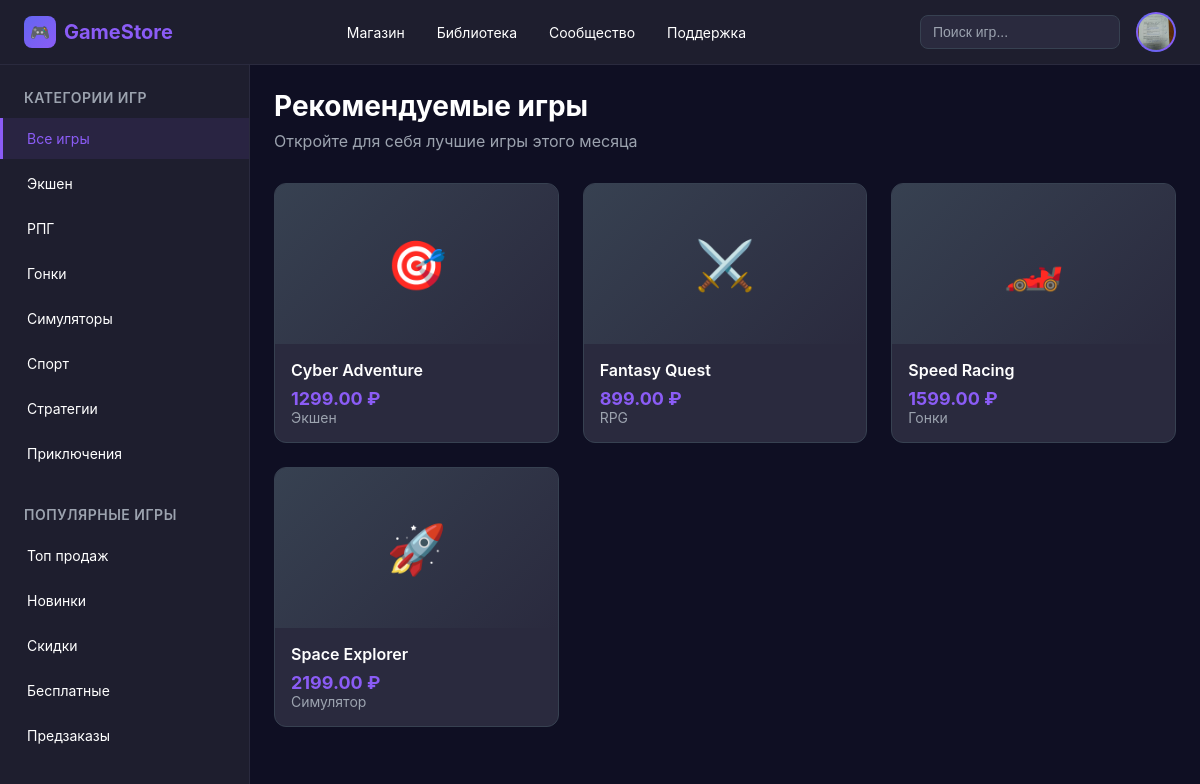
The page /dashboard/ (signed in) on the database its author committed.
### accounts/models.py (models this page shows, shortened)
class Profile(models.Model):
    user = models.OneToOneField(User, on_delete=models.CASCADE, related_name='profile')
    avatar = models.ImageField(upload_to='avatars/', null=True, blank=True)
    balance = models.DecimalField(max_digits=10, decimal_places=2, default=0.00)  # Добавлено поле баланса

class Game(models.Model):
    title = models.CharField(max_length=100)
    description = models.TextField()
    price = models.DecimalField(max_digits=10, decimal_places=2)
    genre = models.CharField(max_length=50)
    developer = models.CharField(max_length=100)
    release_date = models.DateTimeField()
    icon = models.CharField(max_length=10)

### myproject/views.py (the view)
# urls.py: path('dashboard/', views.dashboard_view, name='dashboard'),
@login_required(login_url='login')
def dashboard_view(request):
    user = request.user
    category = request.GET.get('category', 'all')
    if category == 'all':
        games = Game.objects.all()
    else:
        games = Game.objects.filter(genre__iexact=category)
    if not hasattr(user, 'profile'):
        Profile.objects.create(user=user)
    if user.first_name and user.last_name:
        initials = user.first_name[0].upper() + user.last_name[0].upper()
        full_name = f"{user.first_name} {user.last_name}"
    else:
        initials = user.username[0].upper() + (user.username[1].upper() if len(user.username) > 1 else 'U')
        full_name = user.username
    games_data = []
    for game in games:
        games_data.append({
            'id': game.id,
            'title': game.title,
            'price': game.price,
            'genre': game.genre,
            'icon': game.icon,
            'developer': game.developer
        })
    context = {
        'user': user,
        'user_name': user.first_name or user.username,
        'initials': initials,
        'full_name': full_name,
        'display_email': user.email or 'Не указан',
        'games': games_data,
        'current_category': category
    }
    return render(request, 'dashboard.html', context)

### myproject/templates/dashboard.html (shortened to what this page needs)
<!DOCTYPE html>
<html lang="ru">
<head>
</head>
<body>
    <header class="header">
        <div class="logo">
            <div class="logo-icon">🎮</div>
            GameStore
        </div>
        <nav>
            <ul class="nav-menu">
                <li><a href="/dashboard/">Магазин</a></li>
                <li><a href="/library/">Библиотека</a></li>
                <li><a href="/community/">Сообщество</a></li>
                <li><a href="/support/">Поддержка</a></li>
            </ul>
        </nav>
        <div class="user-actions">
            <input type="text" class="search-box" placeholder="Поиск игр...">
            <div class="user-dropdown">
                <div class="user-avatar" id="userAvatar">
                    {% if user.profile.avatar %}
                        <img src="{{ user.profile.avatar.url }}" alt="Аватар" style="width: 100%; height: 100%; object-fit: cover; border-radius: 50%;">
                    {% else %}
                        {{ initials }}
                    {% endif %}
                </div>
            </div>
        </div>
    </header>
    <div class="main-layout">
        <aside class="sidebar">
            <div class="sidebar-section">
    <h3 class="sidebar-title">Категории игр</h3>
    <ul class="sidebar-menu">
        <li><a href="?category=all" class="{% if current_category == 'all' %}active{% endif %}">Все игры</a></li>
        <li><a href="?category=Экшен" class="{% if current_category == 'Экшен' %}active{% endif %}">Экшен</a></li>
        <li><a href="?category=RPG" class="{% if current_category == 'RPG' %}active{% endif %}">РПГ</a></li>
        <li><a href="?category=Гонки" class="{% if current_category == 'Гонки' %}active{% endif %}">Гонки</a></li>
        <li><a href="?category=Симулятор" class="{% if current_category == 'Симулятор' %}active{% endif %}">Симуляторы</a></li>
        <li><a href="?category=Спорт" class="{% if current_category == 'Спорт' %}active{% endif %}">Спорт</a></li>
        <li><a href="?category=Стратегии" class="{% if current_category == 'Стратегии' %}active{% endif %}">Стратегии</a></li>
        <li><a href="?category=Приключения" class="{% if current_category == 'Приключения' %}active{% endif %}">Приключения</a></li>
    </ul>
</div>
            <div class="sidebar-section">
                <h3 class="sidebar-title">Популярные игры</h3>
                <ul class="sidebar-menu">
                    <li><a href="#">Топ продаж</a></li>
                    <li><a href="#">Новинки</a></li>
                    <li><a href="#">Скидки</a></li>
                    <li><a href="#">Бесплатные</a></li>
                    <li><a href="#">Предзаказы</a></li>
                </ul>
            </div>
        </aside>
        <main class="main-content">
            <div class="content-header">
                <h1 class="content-title">Рекомендуемые игры</h1>
                <p class="content-subtitle">Откройте для себя лучшие игры этого месяца</p>
            </div>
        <div class="games-grid">
            {% for game in games %}
            <div class="game-card">
                <div class="game-image">{{ game.icon }}</div>
                <div class="game-info">
                    <h3 class="game-title">{{ game.title }}</h3>
                    <div class="game-price">{{ game.price }} ₽</div>
                    <div class="game-genre">{{ game.genre }}</div>
                </div>
            </div>
            {% endfor %}
        </div>
        </main>
    </div>
</body>
</html>

### myproject/templates/dashboard.html (style rules this page uses)
* { margin: 0; padding: 0; box-sizing: border-box; }
body { font-family: -apple-system, BlinkMacSystemFont, 'Segoe UI', Roboto, sans-serif; background: #0F0F23; color: #FFFFFF; min-height: 100vh; display: flex; flex-direction: column; }
.header { background: #1E1E2E; border-bottom: 1px solid #2A2A3E; padding: 12px 24px; display: flex; align-items: center; justify-content: space-between; position: sticky; top: 0; z-index: 100; }
.logo { display: flex; align-items: center; gap: 8px; font-size: 20px; font-weight: 700; color: #8B5CF6; }
.logo-icon { width: 32px; height: 32px; background: linear-gradient(135deg, #6366F1 0%, #8B5CF6 100%); border-radius: 8px; display: flex; align-items: center; justify-content: center; font-size: 16px; }
.nav-menu { display: flex; gap: 32px; list-style: none; }
.nav-menu a { color: #FFFFFF; text-decoration: none; font-size: 14px; transition: color 0.2s ease; }
.user-actions { display: flex; align-items: center; gap: 16px; }
.search-box { background: #2A2A3E; border: 1px solid #374151; border-radius: 8px; padding: 8px 12px; color: #FFFFFF; font-size: 14px; width: 200px; }
.search-box::placeholder { color: #9CA3AF; }
.user-dropdown { position: relative; }
.user-avatar { width: 40px; height: 40px; background: linear-gradient(135deg, #6366F1 0%, #8B5CF6 100%); border-radius: 50%; display: flex; align-items: center; justify-content: center; font-size: 16px; font-weight: 600; cursor: pointer; transition: all 0.2s ease; border: 2px solid transparent; }
.main-layout { display: flex; flex: 1; }
.sidebar { width: 250px; background: #1E1E2E; border-right: 1px solid #2A2A3E; padding: 24px 0; overflow-y: auto; }
.sidebar-section { margin-bottom: 32px; }
.sidebar-title { font-size: 14px; font-weight: 600; color: #9CA3AF; padding: 0 24px 12px; text-transform: uppercase; letter-spacing: 0.5px; }
.sidebar-menu { list-style: none; }
.sidebar-menu li { margin-bottom: 4px; }
.sidebar-menu a { display: block; padding: 12px 24px; color: #FFFFFF; text-decoration: none; font-size: 14px; transition: all 0.2s ease; border-left: 3px solid transparent; }
.sidebar-menu a:hover, .sidebar-menu a.active { background: rgba(139, 92, 246, 0.1); border-left-color: #8B5CF6; color: #8B5CF6; }
.main-content { flex: 1; padding: 24px; overflow-y: auto; }
.content-header { margin-bottom: 32px; }
.content-title { font-size: 28px; font-weight: 700; margin-bottom: 8px; }
.content-subtitle { color: #9CA3AF; font-size: 16px; }
.games-grid { display: grid; grid-template-columns: repeat(auto-fill, minmax(280px, 1fr)); gap: 24px; margin-bottom: 48px; }
.game-card { background: #2A2A3E; border: 1px solid #374151; border-radius: 12px; overflow: hidden; transition: all 0.2s ease; cursor: pointer; }
.game-image { width: 100%; height: 160px; background: linear-gradient(135deg, #374151 0%, #2A2A3E 100%); display: flex; align-items: center; justify-content: center; font-size: 48px; color: #9CA3AF; }
.game-info { padding: 16px; }
.game-title { font-size: 16px; font-weight: 600; margin-bottom: 8px; }
.game-price { color: #8B5CF6; font-size: 18px; font-weight: 700; }
.game-genre { color: #9CA3AF; font-size: 14px; }

### rows shown on the page
Game: title "Cyber Adventure", price "1299.00", genre "Экшен"
Game: icon "⚔️", title "Fantasy Quest", price "899.00", genre "RPG"
Game: icon "🏎️", title "Speed Racing", price "1599.00", genre "Гонки"
Game: title "Space Explorer", price "2199.00", genre "Симулятор"

### other values the page prints
{{ game.icon }} "🎯" "🚀"
